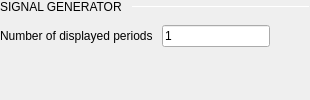
            <widget class="QWidget" name="SignalGenerator" native="true">
             <layout class="QVBoxLayout" name="verticalLayout_7">
              <property name="spacing">
               <number>6</number>
              </property>
              <property name="leftMargin">
               <number>0</number>
              </property>
              <property name="topMargin">
               <number>0</number>
              </property>
              <property name="rightMargin">
               <number>0</number>
              </property>
              <property name="bottomMargin">
               <number>0</number>
              </property>
              <item>
               <layout class="QHBoxLayout" name="horizontalLayout_10">
                <property name="spacing">
                 <number>6</number>
                </property>
                <property name="topMargin">
                 <number>0</number>
                </property>
                <item>
                 <widget class="QLabel" name="label_9">
                  <property name="sizePolicy">
                   <sizepolicy hsizetype="Fixed" vsizetype="Fixed">
                    <horstretch>0</horstretch>
                    <verstretch>0</verstretch>
                   </sizepolicy>
                  </property>
                  <property name="text">
                   <string>SIGNAL GENERATOR </string>
                  </property>
                  <property name="subsection_label" stdset="0">
                   <bool>true</bool>
                  </property>
                 </widget>
                </item>
                <item>
                 <widget class="Line" name="line_4">
                  <property name="minimumSize">
                   <size>
                    <width>0</width>
                    <height>1</height>
                   </size>
                  </property>
                  <property name="maximumSize">
                   <size>
                    <width>16777215</width>
                    <height>1</height>
                   </size>
                  </property>
                  <property name="orientation">
                   <enum>Qt::Horizontal</enum>
                  </property>
                  <property name="subsection_line" stdset="0">
                   <bool>true</bool>
                  </property>
                 </widget>
                </item>
               </layout>
              </item>
              <item>
               <spacer name="verticalSpacer_4">
                <property name="orientation">
                 <enum>Qt::Vertical</enum>
                </property>
                <property name="sizeType">
                 <enum>QSizePolicy::Fixed</enum>
                </property>
                <property name="sizeHint" stdset="0">
                 <size>
                  <width>20</width>
                  <height>5</height>
                 </size>
                </property>
               </spacer>
              </item>
              <item>
               <layout class="QHBoxLayout" name="horizontalLayout_2">
                <item>
                 <widget class="QLabel" name="label_3">
                  <property name="text">
                   <string>Number of displayed periods </string>
                  </property>
                 </widget>
                </item>
                <item>
                 <widget class="QLineEdit" name="sigGenNrPeriods">
                  <property name="sizePolicy">
                   <sizepolicy hsizetype="Minimum" vsizetype="Fixed">
                    <horstretch>0</horstretch>
                    <verstretch>0</verstretch>
                   </sizepolicy>
                  </property>
                  <property name="styleSheet">
                   <string notr="true">
QLineEdit[invalid=true] {
border-color: red;
color: red;
}
QLineEdit[valid=true] {
border-color: grey;
color: white;
}</string>
                  </property>
                  <property name="text">
                   <string>1</string>
                  </property>
                 </widget>
                </item>
                <item>
                 <spacer name="horizontalSpacer_2">
                  <property name="orientation">
                   <enum>Qt::Horizontal</enum>
                  </property>
                  <property name="sizeHint" stdset="0">
                   <size>
                    <width>40</width>
                    <height>20</height>
                   </size>
                  </property>
                 </spacer>
                </item>
               </layout>
              </item>
              <item>
               <spacer name="verticalSpacer_5">
                <property name="orientation">
                 <enum>Qt::Vertical</enum>
                </property>
                <property name="sizeType">
                 <enum>QSizePolicy::Expanding</enum>
                </property>
                <property name="sizeHint" stdset="0">
                 <size>
                  <width>0</width>
                  <height>0</height>
                 </size>
                </property>
               </spacer>
              </item>
             </layout>
            </widget>
